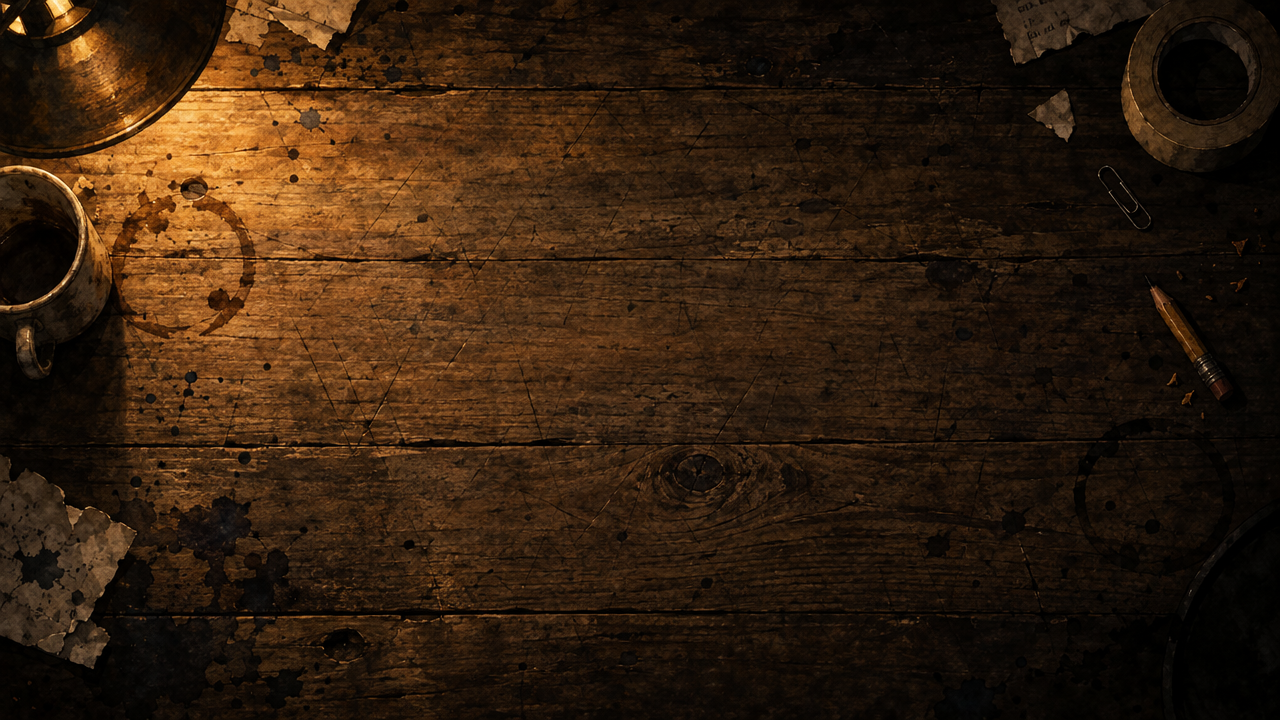
#> input picture tools/art/source/bg_desk_raw.png, 1280 x 720 px, given in place of midway_raw.png, which was not available
$ python dark_fair_art.py
#> lines starting #> are read from the running program, lines starting #| are printed output that depends on the picture
"""Art for Region 5, Gatefold Fair (Phase 3), from the painted ElevenLabs renders in
tools/art/source/.

Backdrops (assets/art/dark/):
  bg_midway.png         3840x1080, the drowned midway (5-1), mirrored strip
  bg_big_wheel.png      1920x1080, under the ferris wheel (5-2)
  bg_gatefold.png       1920x1080, inside the fold-out funhouse (5-3)
Sprites:
  enemies/carousel_horse.png   a carousel horse on its pole, cut off its white ground,
                               HORSE_HEIGHT px tall (the pole's foot is the bottom edge)
  props/gondola.png            a ferris wheel gondola, GONDOLA_WIDTH px wide (the hook's
                               tip is the top edge)

Part 2:
  bg_ghost_train.png    1920x1080, inside the drowned ghost train (5-4)
  bg_big_top_climb.png  1920x1080, the rigging over the big top (5-5)
  bg_big_top.png        1920x1080, the empty ring inside (the Barker's arena)
  enemies/barker.png    the Barker, BARKER_HEIGHT px tall, feet on the bottom edge
  enemies/pop_ghoul.png a ghost train scare on its spring, GHOUL_HEIGHT px tall
  props/ghost_cart.png  a ghost train car, CART_WIDTH px wide, cut off at the top of
                        the rail it was painted on (the game draws its own rail there)

Run: python3 tools/art/dark_fair_art.py
"""
import os

from PIL import Image, ImageEnhance, ImageOps

ROOT = os.path.join(os.path.dirname(__file__), "..", "..")
SRC = os.path.join(ROOT, "tools", "art", "source")
DARK = os.path.join(ROOT, "assets", "art", "dark")
HORSE_HEIGHT = 300
GONDOLA_WIDTH = 176
BARKER_HEIGHT = 560
GHOUL_HEIGHT = 220
CART_WIDTH = 220
# The cart's painted rail starts this far down its cut-out (px, before scaling).
CART_RAIL_TOP = 566


def fit(path: str) -> Image.Image:
    return ImageOps.fit(Image.open(path).convert("RGB"), (1920, 1080), Image.LANCZOS)


def strip(img: Image.Image) -> Image.Image:
    out = Image.new("RGB", (3840, 1080))
#> out: PIL image 3840x1080 RGB; every value is 0
    out.paste(img, (0, 0))
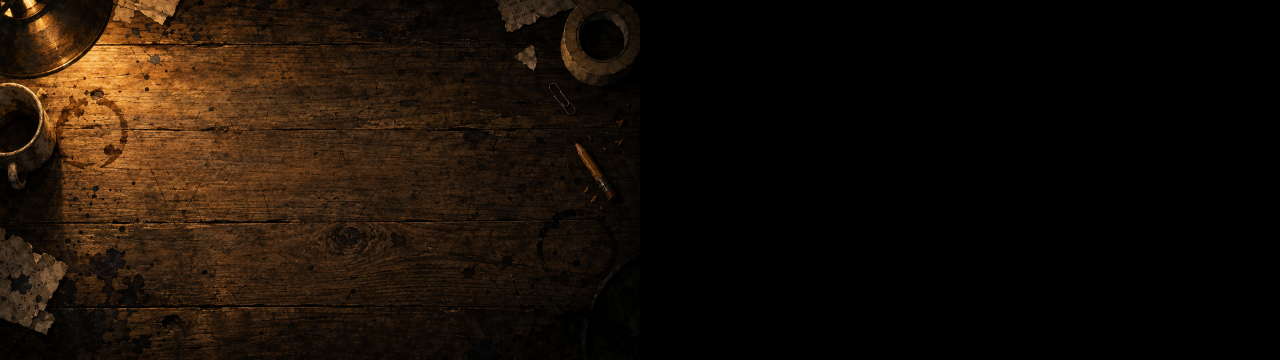
#> out: PIL image 3840x1080 RGB (shown at 1/3 size); mean R, G, B 25.1, 15.4, 7.1
    out.paste(ImageOps.mirror(img), (1920, 0))
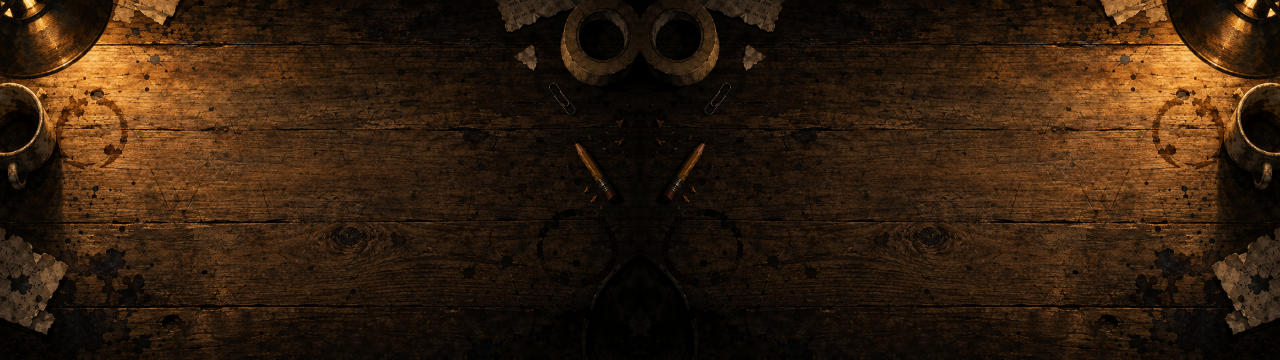
#> out: PIL image 3840x1080 RGB (shown at 1/3 size); mean R, G, B 50.2, 30.8, 14.1
    return out


def cutout(name: str) -> Image.Image:
    import numpy as np
    from rembg import new_session, remove
    img = Image.open(os.path.join(SRC, name)).convert("RGB")
    a = np.array(remove(img, session=new_session("isnet-general-use")))
    alpha = a[:, :, 3]
    alpha[alpha < 24] = 0
    out = Image.fromarray(a)
    return out.crop(out.getbbox())


def main() -> None:
    ImageEnhance.Brightness(strip(fit(os.path.join(SRC, "midway_raw.png")))).enhance(0.9).save(os.path.join(DARK, "bg_midway.png"))
    ImageEnhance.Brightness(fit(os.path.join(SRC, "big_wheel_raw.png"))).enhance(0.85).save(os.path.join(DARK, "bg_big_wheel.png"))
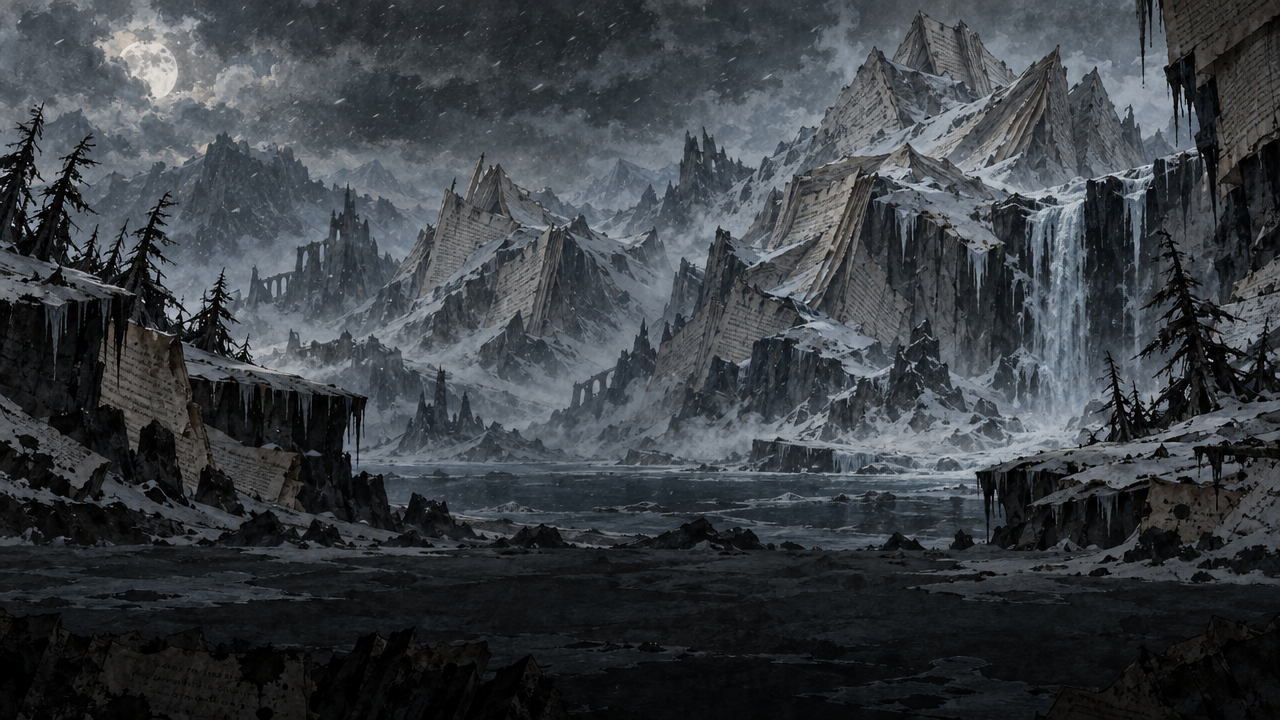
#> input picture tools/art/source/bg_frostfold_raw.png, 1280 x 720 px, given in place of big_wheel_raw.png, which was not available
    ImageEnhance.Brightness(fit(os.path.join(SRC, "gatefold_raw.png"))).enhance(0.9).save(os.path.join(DARK, "bg_gatefold.png"))
    horse = cutout("carousel_horse_raw.png")
    horse = horse.resize((round(horse.width * HORSE_HEIGHT / horse.height), HORSE_HEIGHT), Image.LANCZOS)
    horse.save(os.path.join(DARK, "enemies", "carousel_horse.png"))
    gondola = cutout("gondola_raw.png")
    gondola = gondola.resize((GONDOLA_WIDTH, round(gondola.height * GONDOLA_WIDTH / gondola.width)), Image.LANCZOS)
    gondola.save(os.path.join(DARK, "props", "gondola.png"))
    for name, out in (("ghost_train_raw.png", "bg_ghost_train.png"), ("big_top_climb_raw.png", "bg_big_top_climb.png"), ("big_top_raw.png", "bg_big_top.png")):
        ImageEnhance.Brightness(fit(os.path.join(SRC, name))).enhance(0.9).save(os.path.join(DARK, out))
    barker = cutout("barker_raw.png")
    barker = barker.resize((round(barker.width * BARKER_HEIGHT / barker.height), BARKER_HEIGHT), Image.LANCZOS)
    barker.save(os.path.join(DARK, "enemies", "barker.png"))
    ghoul = cutout("ghoul_raw.png")
    ghoul = ghoul.resize((round(ghoul.width * GHOUL_HEIGHT / ghoul.height), GHOUL_HEIGHT), Image.LANCZOS)
    ghoul.save(os.path.join(DARK, "enemies", "pop_ghoul.png"))
    cart = cutout("ghost_cart_raw.png")
    cart = cart.crop((0, 0, cart.width, CART_RAIL_TOP))
    cart = cart.resize((CART_WIDTH, round(cart.height * CART_WIDTH / cart.width)), Image.LANCZOS)
    cart.save(os.path.join(DARK, "props", "ghost_cart.png"))
    print("wrote part 2: barker %s, ghoul %s, cart %s" % (barker.size, ghoul.size, cart.size))
    print("wrote the Fair's art: horse %s, gondola %s" % (horse.size, gondola.size))


if __name__ == "__main__":
#> (the run stopped early here; a loop or call above may not have finished)
